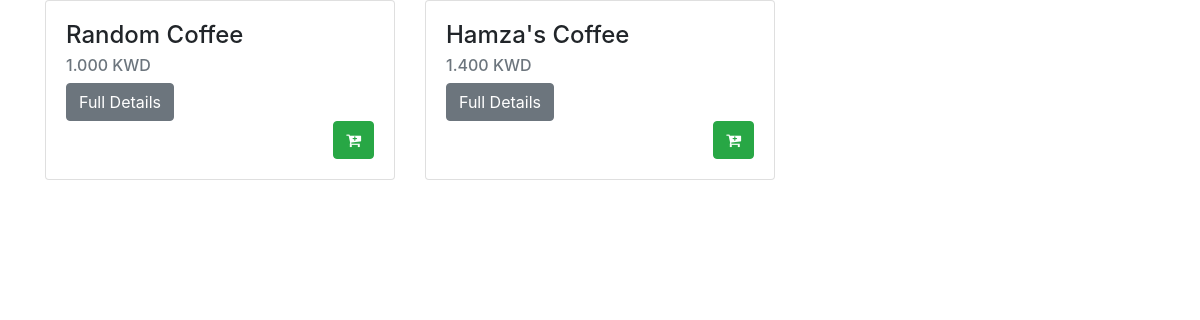
Page /coffee_list/ (signed in) on the earlier database version.
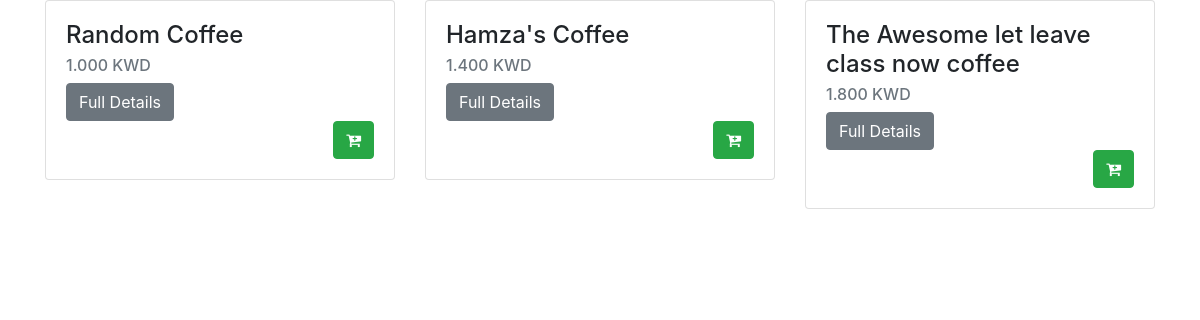
Same page on the later database version.
### coffee/models.py (models this page shows, shortened)
class Coffee(models.Model):
	creator = models.ForeignKey(User, on_delete=models.PROTECT)
	name = models.CharField(max_length=255)
	espresso_shots = models.PositiveIntegerField(default=1)
	bean = models.ForeignKey(Bean, on_delete=models.PROTECT)
	roast = models.ForeignKey(Roast, on_delete=models.PROTECT)
	powders = models.ManyToManyField(Powder, blank=True)
	syrups = models.ManyToManyField(Syrup, blank=True)
	water = models.FloatField(default=0.100)
	steamed_milk = models.BooleanField(default=False)
	foam = models.FloatField(default=0.150)
	extra_instructions = models.TextField(null=True, blank=True)
	price = models.DecimalField(max_digits=20, decimal_places=3, null=True)

### coffee/views.py (the view)
# urls.py: path('coffee_list/', views.coffee_list, name='coffee_list'),
def coffee_list(request):
	if request.user.is_anonymous:
		return redirect("coffee:login")
	coffee_list = Coffee.objects.filter(creator=request.user)
	return render(request, 'coffee_list.html', {"coffee_list":coffee_list})

### coffee/templates/coffee_list.html (shortened to what this page needs)
{% extends "base.html" %}
{% block content %}
<div class="row">
	{% for coffee in coffee_list %}
	<div class="col-md-4">
	<div class="card">
		<div class="card-body">
			<h4 class="card-title">{{coffee.name}}</h4>
			<h6 class="card-subtitle mb-2 text-muted">{{coffee.price}} KWD</h6>
			<a href="{% url 'coffee:coffee_detail' pk=coffee.pk %}" class="btn btn-secondary">Full Details</a>
			<form action="{% url 'cart:add' %}" method="GET">
				<button type = "submit" class="btn btn-success float-right">
					<i class="fa fa-cart-plus" aria-hidden="true"></i>
				</button>
			</form>
		</div>
	</div>
	</div>
	{% endfor %}
</div>
{% endblock content %}

### coffee/templates/base.html (shortened to what this page needs)
<!doctype html>
<html lang="en">
  <head>
    <link rel="stylesheet" href="https://maxcdn.bootstrapcdn.com/bootstrap/4.0.0-beta.2/css/bootstrap.min.css">
    <link href="https://maxcdn.bootstrapcdn.com/font-awesome/4.7.0/css/font-awesome.min.css" rel="stylesheet">
  </head>
  <body>
    <div class="container">
      {% block content %}
      {% endblock content %}
    </div>
  </body>
</html>

Differences in the rows shown:
added Coffee: name "The Awesome let leave class now coffee", price "1.800"
